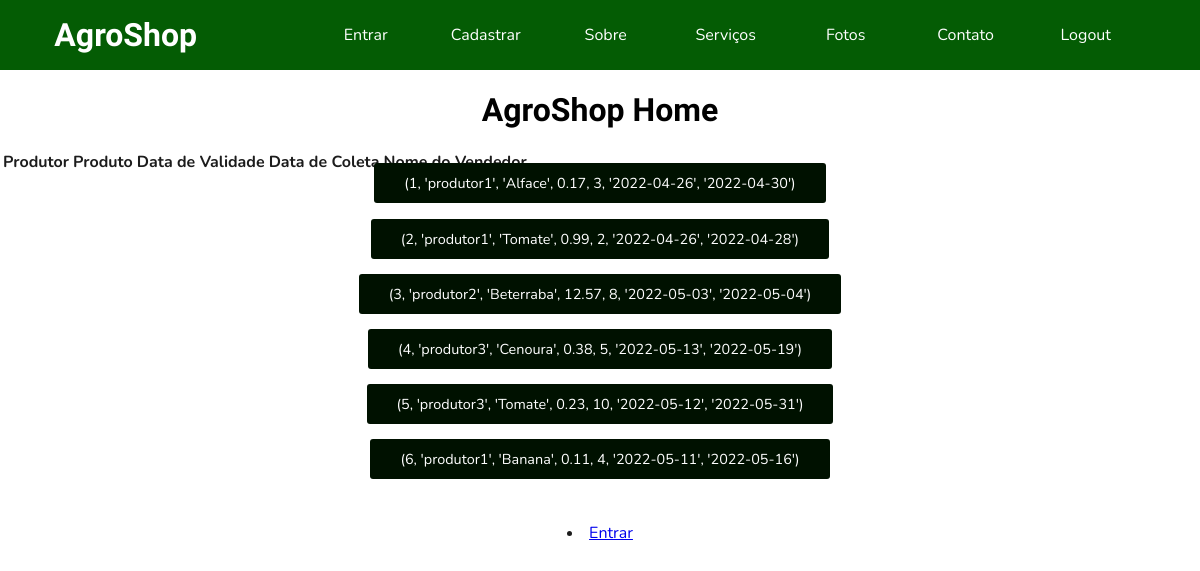
Before: /Mercado with the older database file.
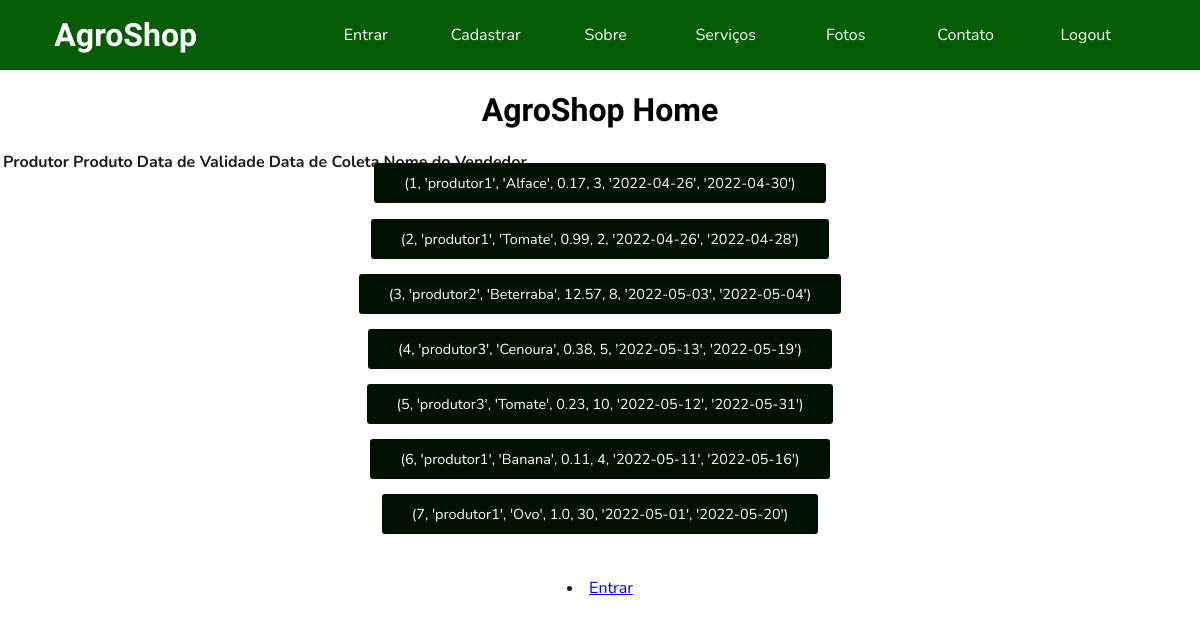
After: the same page with the newer database file.
### website/models.py (models this page shows)
class Produto(db.Model, UserMixin):
    id = db.Column(db.Integer, primary_key=True)
    idProd = db.Column(db.Integer)
    tipo = db.Column(db.String(25))
    preco = db.Column(db.Float)
    quantidade = db.Column(db.Integer)
    dataColeta = db.Column(db.Date)
    dataValidade = db.Column(db.Date)

### website/auth.py (the view)
@auth.route('/Mercado', methods = ['GET','POST'])
def mercado():
    loginCliente = session.get('contaCliente', None)
    if loginCliente != None:
        return redirect(url_for('auth.home_cliente'))
    queryProdutos = """SELECT Produto.Id, Produtor.Nome, Produto.tipo, Produto.preco, Produto.quantidade, Produto.dataColeta, Produto.dataValidade
    FROM Produto INNER JOIN Produtor on Produto.idProd=Produtor.id"""
    con = sqlite3.connect('AgroShop\website\database.db')
    db = con.cursor()
    Produtos = db.execute(queryProdutos)
    Produto=Produtos.fetchall()
    con.close()
    return render_template("mercado.html",Produto=Produto)

### website/templates/mercado.html (shortened to what this page needs)
<!DOCTYPE html>
<html lang="en">
<head>
    <link rel="stylesheet" href="https://cdnjs.cloudflare.com/ajax/libs/font-awesome/4.7.0/css/font-awesome.min.css">
    <link rel="stylesheet" href="../static/css/normalize.css">
    <link rel="stylesheet" href="../static/css/home-cliente.css">
</head>
<body>
    <nav id="topo">
        <a href="/">AgroShop</a>
        <ul>
            <li><a href="entrar">Entrar</a></li>
            <li><a href="cadastrar">Cadastrar</a></li>
            <li><a href="/#sobre">Sobre</a></li>
            <li><a href="/#serviços">Serviços</a></li>
            <li><a href="/#fotos">Fotos</a></li>
            <li><a href="#contato">Contato</a></li>
            <li><a href="logout">Logout</a></li>
        </ul>
    </nav>
    <h1>AgroShop Home</h1>
    <html>
    <head>
    </head>
    <body>
        <form method="post">
        <table>
            <tr>
                <th>Produtor</th>
                <th>Produto</th>
                <th>Data de Validade</th>
                <th>Data de Coleta</th>
                <th>Nome do Vendedor</th>
        </table>
            {% for produto in Produto %}
            <tr>
                    <a href="#serviços" class="botao">{{produto}}</a>
            </tr>
            <br>
            <br>
            <br>
            {% endfor %}
            <br>
            <li><a href="/entrar">Entrar</a></li>
    </form>
    </body>
    </html>
</body>
</html>

### website/static/css/home-cliente.css (style rules this page uses)
body { font-family: Nunito, sans-serif; color: #1c1c1c; text-align: center; }
h1, h2, h3 { font-family: Asap, sans-serif; color: #000000; }
.botao { color: #FFFFFF; text-decoration: none; padding: 10px 30px; background-color: #001100; font-size: .9em; border-radius: 3px; }
nav { display: flex; flex-direction: column; align-items: center; background-color: #045c04; }
nav>a { text-decoration: none; color: #FFFFFF; font-weight: 800; font-size: 32px; font-family: Yellowtail, sans-serif; }
nav ul { display: flex; flex-direction: column; align-items: center; list-style: none; padding: 0; width: 100%; }
nav ul li { text-align: center; width: 100%; border-radius: 10px; }
nav ul li a { display: inline-block; padding: 10px 0; width: 100%; text-decoration: none; color: #FFFFFF; }
@media screen and (min-width:768px) { nav { flex-direction: row; justify-content: space-around; } }
@media screen and (min-width:768px) { nav ul { flex-direction: row; width: 70%; } }

Changed rows visible on the page:
added Produto: produto "(7, 'produtor1', 'Ovo', 1.0, 30, '2022-05-01', '2022-05-20')"
